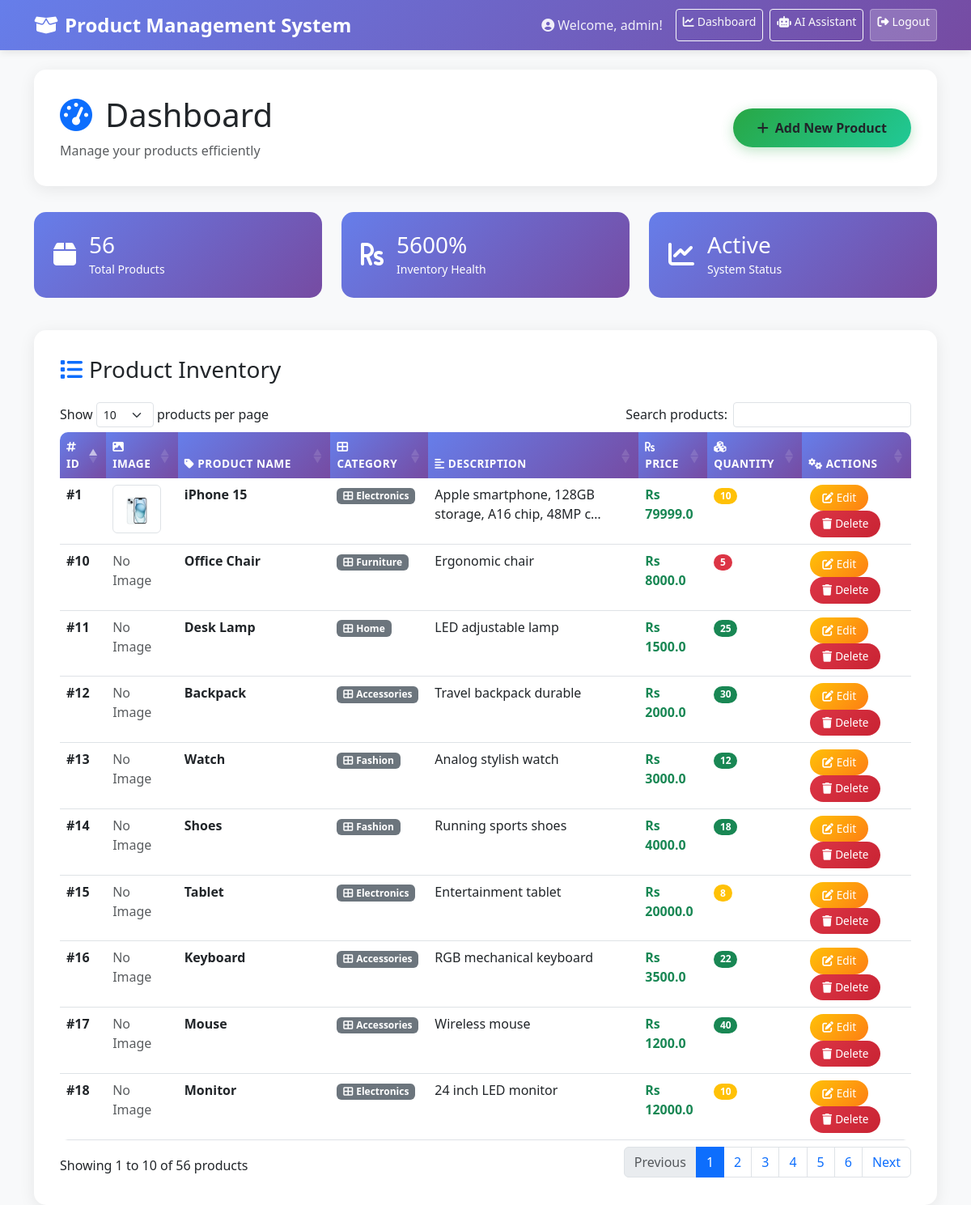
Screenshot of /display/ (signed in) with the database file from the repository.
### prod_app/models.py (models this page shows, shortened)
class Product(models.Model):
    CATEGORY_CHOICES = [
        ('electronics', 'Electronics'),
        ('clothing', 'Clothing'),
        ('books', 'Books'),
        ('home', 'Home & Kitchen'),
        ('sports', 'Sports & Fitness'),
        ('beauty', 'Beauty & Personal Care'),
        ('toys', 'Toys & Games'),
        ('automotive', 'Automotive'),
        ('other', 'Other'),
    ]
    name = models.CharField(max_length=100)
    description = models.TextField()
    price = models.FloatField()
    quantity = models.IntegerField()
    category = models.CharField(max_length=50, choices=CATEGORY_CHOICES, default='other')
    image = models.ImageField(upload_to='product_images/', blank=True, null=True)
    created_at = models.DateTimeField(auto_now_add=True)
    updated_at = models.DateTimeField(auto_now=True)

### prod_app/views.py (the view)
# urls.py: path('display/', views.get_All_products, name='display'),
def get_All_products(request):
    db = Product.objects.all()
    context = {"data" : db}
    return render(request ,"prod_app/display.html",context)

### prod_app/templates/prod_app/display.html (shortened to what this page needs)
<!DOCTYPE html>
<html lang="en">
<head>
    <link href="https://cdn.jsdelivr.net/npm/bootstrap@5.3.0/dist/css/bootstrap.min.css" rel="stylesheet">
    <link href="https://cdnjs.cloudflare.com/ajax/libs/font-awesome/6.4.0/css/all.min.css" rel="stylesheet">
    <link href="https://cdn.datatables.net/1.13.4/css/dataTables.bootstrap5.min.css" rel="stylesheet">
</head>
<body>
    <nav class="navbar navbar-expand-lg navbar-custom">
        <div class="container">
            <a class="navbar-brand text-white" href="#">
                <i class="fas fa-box-open me-2"></i>Product Management System
            </a>
            <div class="navbar-nav ms-auto">
                <span class="navbar-text welcome-text me-3">
                    <i class="fas fa-user-circle me-1"></i>Welcome, {{ user.username }}!
                </span>
                <a href="{% url 'dashboard' %}" class="btn btn-outline-light btn-sm me-2">
                    <i class="fas fa-chart-line me-1"></i>Dashboard
                </a>
                <a href="{% url 'chatbot' %}" class="btn btn-outline-light btn-sm me-2">
                    <i class="fas fa-robot me-1"></i>AI Assistant
                </a>
                <a href="{% url 'logout' %}" class="btn btn-logout btn-sm">
                    <i class="fas fa-sign-out-alt me-1"></i>Logout
                </a>
            </div>
        </div>
    </nav>
    <div class="container mt-4">
        <div class="dashboard-header">
            <div class="row align-items-center">
                <div class="col-md-8">
                    <h1 class="mb-0">
                        <i class="fas fa-tachometer-alt text-primary me-3"></i>Dashboard
                    </h1>
                    <p class="text-muted mb-0 mt-2">Manage your products efficiently</p>
                </div>
                <div class="col-md-4 text-end">
                    <a href="{% url 'add_product' %}" class="btn btn-add-product">
                        <i class="fas fa-plus me-2"></i>Add New Product
                    </a>
                </div>
            </div>
        </div>
        <div class="row mb-4">
            <div class="col-md-4">
                <div class="stats-card">
                    <div class="d-flex align-items-center">
                        <div class="me-3">
                            <i class="fas fa-box fa-2x"></i>
                        </div>
                        <div>
                            <h3 class="mb-0">{{ data|length }}</h3>
                            <small>Total Products</small>
                        </div>
                    </div>
                </div>
            </div>
            <div class="col-md-4">
                <div class="stats-card">
                    <div class="d-flex align-items-center">
                        <div class="me-3">
                            <i class="fas fa-rupee-sign fa-2x"></i>
                        </div>
                        <div>
                            <h3 class="mb-0">{% widthratio data|length 1 100 %}%</h3>
                            <small>Inventory Health</small>
                        </div>
                    </div>
                </div>
            </div>
            <div class="col-md-4">
                <div class="stats-card">
                    <div class="d-flex align-items-center">
                        <div class="me-3">
                            <i class="fas fa-chart-line fa-2x"></i>
                        </div>
                        <div>
                            <h3 class="mb-0">Active</h3>
                            <small>System Status</small>
                        </div>
                    </div>
                </div>
            </div>
        </div>
        <div class="table-container">
            <h3 class="mb-4">
                <i class="fas fa-list text-primary me-2"></i>Product Inventory
            </h3>
            {% if data %}
                <div class="table-responsive">
                    <table class="table table-hover" id="productsTable">
                        <thead>
                            <tr>
                                <th><i class="fas fa-hashtag me-1"></i>ID</th>
                                <th><i class="fas fa-image me-1"></i>Image</th>
                                <th><i class="fas fa-tag me-1"></i>Product Name</th>
                                <th><i class="fas fa-th-large me-1"></i>Category</th>
                                <th><i class="fas fa-align-left me-1"></i>Description</th>
                                <th><i class="fas fa-rupee-sign me-1"></i>Price</th>
                                <th><i class="fas fa-cubes me-1"></i>Quantity</th>
                                <th><i class="fas fa-cogs me-1"></i>Actions</th>
                            </tr>
                        </thead>
                        <tbody>
                            {% for s in data %}
                            <tr>
                                <td class="fw-bold">#{{ s.id }}</td>
                                <td>
                                    {% if s.image %}
                                        <img src="{{ s.image.url }}" alt="Product Image" class="img-thumbnail" style="max-width: 60px;">
                                    {% else %}
                                        <span class="text-muted">No Image</span>
                                    {% endif %}
                                </td>
                                <td class="fw-semibold">{{ s.name }}</td>
                                <td>
                                    <span class="badge bg-secondary">
                                        <i class="fas fa-th-large me-1"></i>{{ s.get_category_display }}
                                    </span>
                                </td>
                                <td>{{ s.description|truncatechars:50 }}</td>
                                <td class="text-success fw-bold">Rs {{ s.price }}</td>
                                <td>
                                    <span class="badge bg-{% if s.quantity > 10 %}success{% elif s.quantity > 5 %}warning{% else %}danger{% endif %} rounded-pill">
                                        {{ s.quantity }}
                                    </span>
                                </td>
                                <td>
                                    <a href="{% url 'update_product' s.id %}" class="btn btn-action btn-edit btn-sm">
                                        <i class="fas fa-edit me-1"></i>Edit
                                    </a>
                                    <a href="{% url 'delete_product' s.id %}" class="btn btn-action btn-delete btn-sm">
                                        <i class="fas fa-trash me-1"></i>Delete
                                    </a>
                                </td>
                            </tr>
                            {% endfor %}
                        </tbody>
                    </table>
                </div>
            {% endif %}
        </div>
    </div>
</body>
</html>

### prod_app/templates/prod_app/display.html (style rules this page uses)
body { background-color: #f8f9fa; }
.navbar-custom { background: linear-gradient(135deg, #667eea 0%, #764ba2 100%); box-shadow: 0 2px 10px rgba(0, 0, 0, 0.1); }
.navbar-brand { font-weight: 700; font-size: 1.5rem; }
.welcome-text { color: rgba(255, 255, 255, 0.9); font-weight: 500; }
.btn-logout { background: rgba(255, 255, 255, 0.2); border: 1px solid rgba(255, 255, 255, 0.3); color: white; transition: all 0.3s ease; }
.dashboard-header { background: white; border-radius: 15px; box-shadow: 0 4px 20px rgba(0, 0, 0, 0.08); padding: 2rem; margin-bottom: 2rem; }
.stats-card { background: linear-gradient(135deg, #667eea 0%, #764ba2 100%); color: white; border-radius: 15px; padding: 1.5rem; margin-bottom: 1rem; border: none; }
.btn-add-product { background: linear-gradient(135deg, #28a745 0%, #20c997 100%); border: none; border-radius: 25px; padding: 12px 30px; font-weight: 600; box-shadow: 0 4px 15px rgba(40, 167, 69, 0.3); transition: all 0.3s ease; }
.table-container { background: white; border-radius: 15px; box-shadow: 0 4px 20px rgba(0, 0, 0, 0.08); padding: 2rem; overflow-x: auto; }
.table { border-radius: 10px; overflow: hidden; }
.table thead th { background: linear-gradient(135deg, #667eea 0%, #764ba2 100%); color: white; border: none; font-weight: 600; text-transform: uppercase; font-size: 0.85rem; letter-spacing: 0.5px; }
.btn-action { border-radius: 20px; padding: 6px 15px; font-size: 0.85rem; font-weight: 500; margin: 0 2px; transition: all 0.3s ease; }
.btn-edit { background: linear-gradient(135deg, #ffc107 0%, #fd7e14 100%); border: none; color: white; }
.btn-delete { background: linear-gradient(135deg, #dc3545 0%, #c82333 100%); border: none; color: white; }

### rows the page displays
Product: id "1", image (picture), name "iPhone 15", category "Electronics", description "Apple smartphone, 128GB storage, A16 chip, 48MP c…", price "79999.0", quantity "10"
Product: id "10", image "No Image", name "Office Chair", category "Furniture", description "Ergonomic chair", price "8000.0", quantity "5"
Product: id "11", image "No Image", name "Desk Lamp", category "Home", description "LED adjustable lamp", price "1500.0", quantity "25"
Product: id "12", image "No Image", name "Backpack", category "Accessories", description "Travel backpack durable", price "2000.0", quantity "30"
Product: id "13", image "No Image", name "Watch", category "Fashion", description "Analog stylish watch", price "3000.0", quantity "12"
Product: id "14", image "No Image", name "Shoes", category "Fashion", description "Running sports shoes", price "4000.0", quantity "18"
Product: id "15", image "No Image", name "Tablet", category "Electronics", description "Entertainment tablet", price "20000.0", quantity "8"
Product: id "16", image "No Image", name "Keyboard", category "Accessories", description "RGB mechanical keyboard", price "3500.0", quantity "22"
Product: id "17", image "No Image", name "Mouse", category "Accessories", description "Wireless mouse", price "1200.0", quantity "40"
Product: id "18", image "No Image", name "Monitor", category "Electronics", description "24 inch LED monitor", price "12000.0", quantity "10"

### other values shown
{{ user.username }} "admin"
{{ data|length }} "56"
